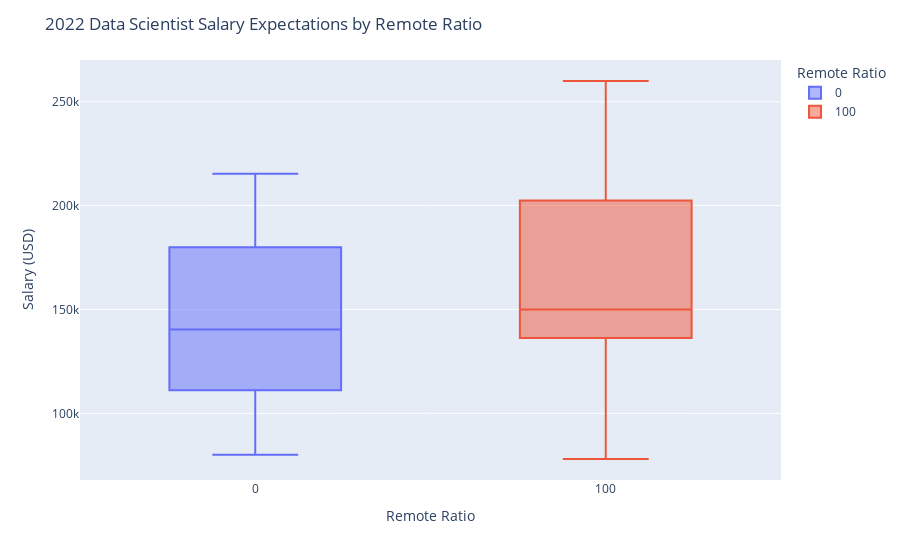

Here is the notebook cell this chart was saved with:
### Markdown cell above
### Visualize Reported Data Scientist Reported Salary by Remote Ratio

### Code cell
#Boxplot visualation of salary and experience level
fig = px.box(USDS2022 , x='remote_ratio', y='salary_in_usd', color='remote_ratio')

#Update layout features
fig.update_layout(
    title="2022 United States Data Scientist Reported Salary by Remote Ratio",
    xaxis_title="Remote Ratio",
    yaxis_title="Salary (USD)",
    legend_title="Remote Ratio",
)

#display chart
fig.show()

### Figure 1 — Plotly figure (JSON) as saved in the notebook; plotly's stock layout.template omitted (floating-point values rounded to 4 significant figures)
{"data": [{"alignmentgroup": "True", "hovertemplate": "remote_ratio=%{x}<br>salary_in_usd=%{y}<extra></extra>", "legendgroup": "0", "marker": {"color": "#636efa"}, "name": "0", "notched": false, "offsetgroup": "0", "orientation": "v", "showlegend": true, "type": "box", "x": [0, 0, 0, 0, 0, 0, 0, 0, 0, 0, 0, 0, 0, 0, 0, 0], "x0": " ", "xaxis": "x", "y": [130000, 90000, 180000, 120000, 95550, 150000, 180000, 80000, 140400, 215300, 141300, 102100, 205300, 140400, 205300, 140400], "y0": " ", "yaxis": "y"}, {"alignmentgroup": "True", "hovertemplate": "remote_ratio=%{x}<br>salary_in_usd=%{y}<extra></extra>", "legendgroup": "100", "marker": {"color": "#EF553B"}, "name": "100", "notched": false, "offsetgroup": "100", "orientation": "v", "showlegend": true, "type": "box", "x": [100, 100, 100, 100, 100, 100, 100, 100, 100, 100, 100, 100, 100, 100, 100, 100, 100, 100, 100, 100, 100, 100, 100, 100, 100, 100, 100, 100, 100, 100, 100, 100, 100, 100, 100, 100, 100, 100, 100, 100, 100], "x0": " ", "xaxis": "x", "y": [136620, 99360, 146000, 123000, 165220, 120160, 167000, 123000, 211500, 138600, 170000, 123000, 215300, 158200, 180000, 260000, 104890, 140000, 220000, 140000, 185100, 200000, 120000, 230000, 165000, 135000, 78000, 176000, 144000, 140000, 210000, 140000, 210000, 140000, 210000, 140000, 230000, 150000, 210000, 160000, 130000], "y0": " ", "yaxis": "y"}], "layout": {"boxmode": "overlay", "legend": {"title": {"text": "Remote Ratio"}, "tracegroupgap": 0}, "margin": {"t": 60}, "title": {"text": "2022 Data Scientist Salary Expectations by Remote Ratio"}, "xaxis": {"anchor": "y", "categoryarray": [0, 100], "categoryorder": "array", "domain": [0, 1], "title": {"text": "Remote Ratio"}}, "yaxis": {"anchor": "x", "domain": [0, 1], "title": {"text": "Salary (USD)"}}}}
